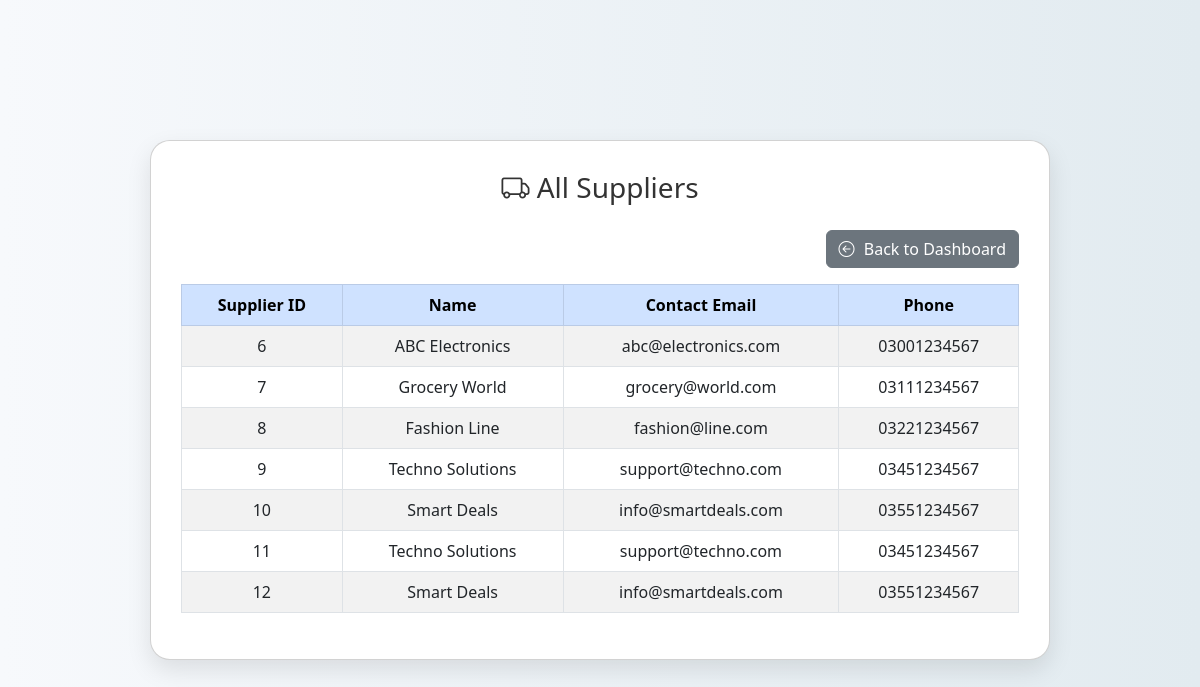
The app's page /view_suppliers.php (signed in) with its own data.
### tables this page shows
CREATE TABLE `suppliers` (
  `supplier_id` int(11) NOT NULL,
  `supplier_name` varchar(100) DEFAULT NULL,
  `contact_email` varchar(100) DEFAULT NULL,
  `phone` varchar(20) DEFAULT NULL
);

### view_suppliers.php (the view, shortened to what this page needs)
<?php
$conn = new mysqli("localhost", "root", "", "inventory_db");
$result = $conn->query("SELECT * FROM suppliers");
?>
<!DOCTYPE html>
<html>
<head>
  <link href="https://cdn.jsdelivr.net/npm/bootstrap@5.3.0/dist/css/bootstrap.min.css" rel="stylesheet">
  <link href="https://cdn.jsdelivr.net/npm/bootstrap-icons@1.10.5/font/bootstrap-icons.css" rel="stylesheet">
</head>
<body>
  <div class="card">
    <h3><i class="bi bi-truck"></i> All Suppliers</h3>
    <div class="d-flex justify-content-end mb-3">
      <a href="dashboard.php" class="btn btn-secondary">
        <i class="bi bi-arrow-left-circle"></i> Back to Dashboard
      </a>
    </div>
    <table class="table table-bordered table-striped">
      <thead class="table-primary">
        <tr>
          <th>Supplier ID</th>
          <th>Name</th>
          <th>Contact Email</th>
          <th>Phone</th>
        </tr>
      </thead>
      <tbody>
        <?php if ($result->num_rows > 0): ?>
          <?php while($row = $result->fetch_assoc()): ?>
            <tr>
              <td><?= $row['supplier_id'] ?></td>
              <td><?= htmlspecialchars($row['supplier_name']) ?></td>
              <td><?= htmlspecialchars($row['contact_email']) ?></td>
              <td><?= htmlspecialchars($row['phone']) ?></td>
            </tr>
          <?php endwhile; ?>
        <?php else: ?>
          <tr><td colspan="4" class="text-center">No suppliers found.</td></tr>
        <?php endif; ?>
      </tbody>
    </table>
  </div>
</body>
</html>

### view_suppliers.php (style rules this page uses)
body { background: linear-gradient(to right, #f7f9fc, #e2ebf0); min-height: 100vh; display: flex; justify-content: center; align-items: center; font-family: 'Segoe UI', sans-serif; }
.card { padding: 30px; border-radius: 20px; box-shadow: 0 10px 25px rgba(0,0,0,0.1); background-color: #fff; width: 100%; max-width: 900px; }
h3 { text-align: center; color: #333; margin-bottom: 25px; }
.btn i { margin-right: 5px; }
.table thead th, .table tbody td { text-align: center; vertical-align: middle; }

### records on screen
suppliers: supplier_id "6", supplier_name "ABC Electronics", contact_email "abc@electronics.com", phone "03001234567"
suppliers: supplier_id "7", supplier_name "Grocery World", contact_email "grocery@world.com", phone "03111234567"
suppliers: supplier_id "8", supplier_name "Fashion Line", contact_email "fashion@line.com", phone "03221234567"
suppliers: supplier_id "9", supplier_name "Techno Solutions", contact_email "support@techno.com", phone "03451234567"
suppliers: supplier_id "10", supplier_name "Smart Deals", contact_email "info@smartdeals.com", phone "03551234567"
suppliers: supplier_id "11", supplier_name "Techno Solutions", contact_email "support@techno.com", phone "03451234567"
suppliers: supplier_id "12", supplier_name "Smart Deals", contact_email "info@smartdeals.com", phone "03551234567"
